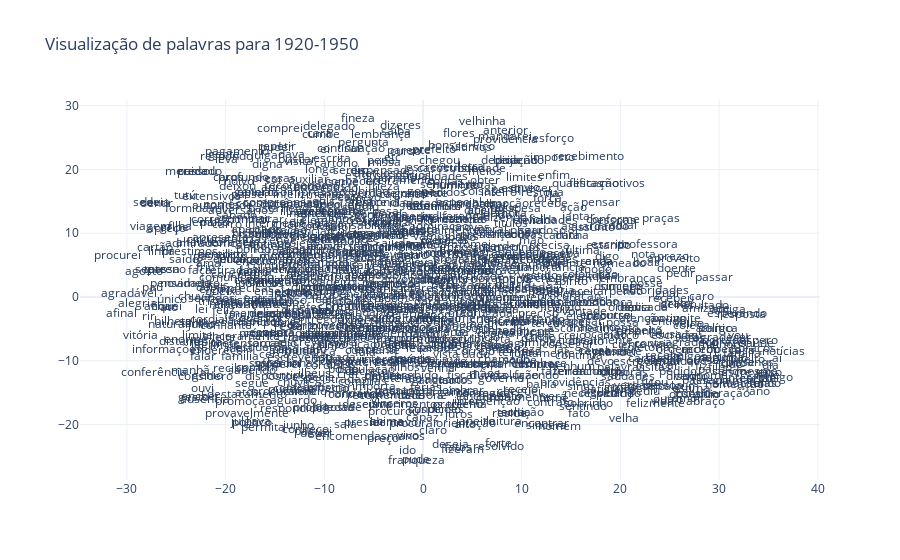

The notebook cell saved with this chart:
### Code cell
x_vals, y_vals, z_vals, labels, counts = reduce_dims(modelo_w2v_1950)
title = 'Visualização de palavras para 1920-1950'
plot_with_plotly(x_vals, y_vals, z_vals, labels, counts, title)

### Figure 1 — Plotly figure (JSON) as saved in the notebook; plotly's stock layout.template omitted (floating-point values rounded to 4 significant figures; data arrays with more than 128 entries replaced by an {"elided": "..."} marker saying what was removed)
{"data": [{"mode": "text", "text": {"elided": "975 str values"}, "type": "scatter", "x": {"elided": "975 float values"}, "y": {"elided": "975 float values"}}], "layout": {"title": {"text": "Visualização de palavras para 1920-1950"}}}
